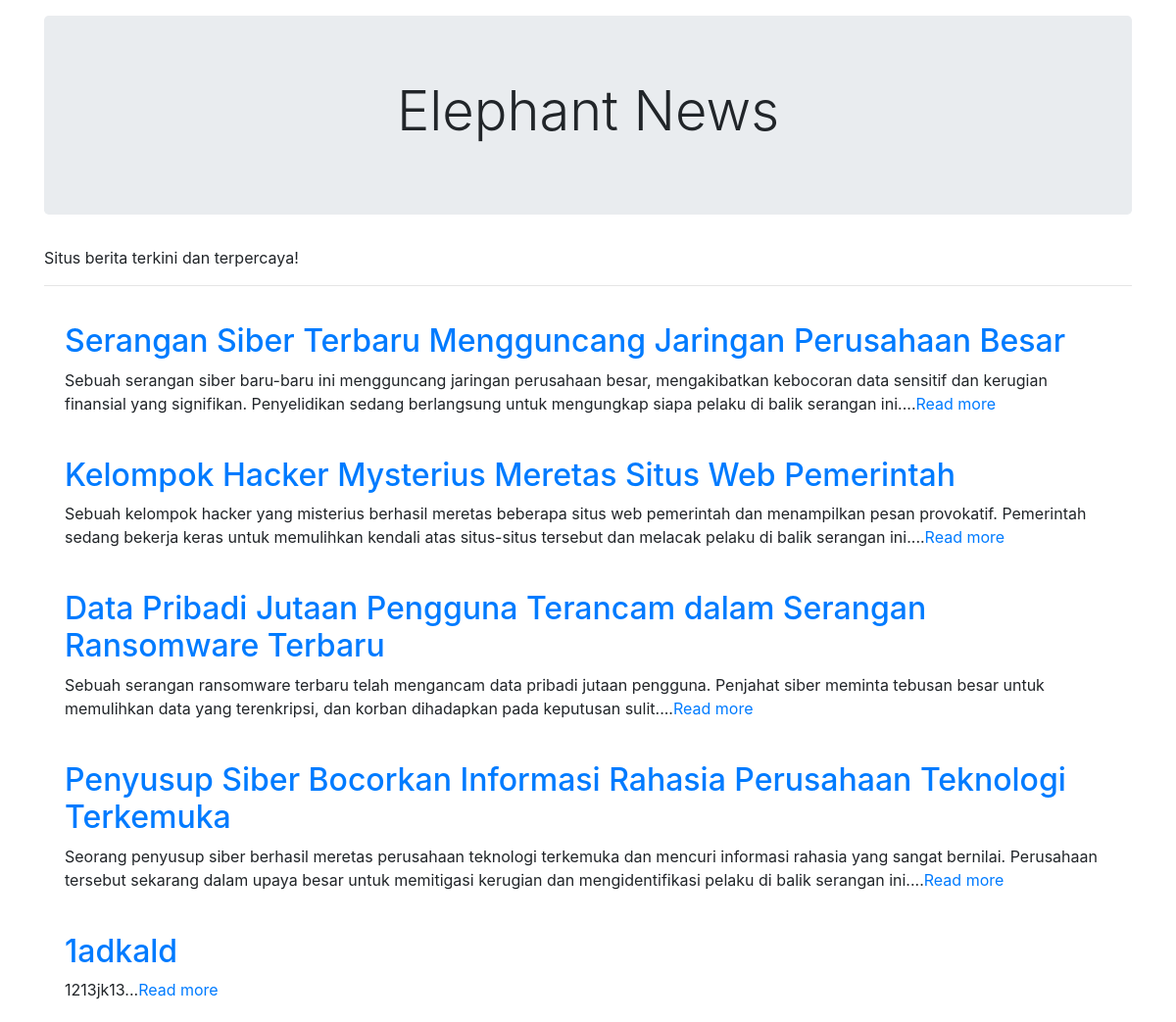
The page / on the database its author committed.
### tables this page shows
CREATE TABLE `halaman_utama` (
  `id` int(11) NOT NULL,
  `judul_web` varchar(250) NOT NULL,
  `text_berjalan` varchar(250) NOT NULL
);

CREATE TABLE `berita` (
  `id` int(11) NOT NULL,
  `judul` varchar(231) NOT NULL,
  `isi` varchar(500) NOT NULL
);

### home.php (the view, shortened to what this page needs)
<?php
$query = mysqli_query($conn, "SELECT * FROM berita");
?>
<?php if (isset($_GET['id'])) { ?>
    <table cellspacing="21" cellpadding="21">
        <?php while ($row = mysqli_fetch_array($query)) { ?>
            <tr>
                <td>
                    <a href="?page=home.php&id=<?= $row['id']; ?>" class="judul">
                        <h2><?= $row['judul']; ?></h2>
                    </a>
                </td>
            </tr>
            <tr>
                <td><?= $row['isi']; ?></td>
            </tr>
            <tr>
                <td><a href="?page=home.php">Kembali</a></td>
            </tr>
        <?php } ?>
    </table>
<?php } else { ?>
    <table cellspacing="21" cellpadding="21">
        <?php while ($row = mysqli_fetch_array($query)) { ?>
            <tr>
                <td>
                    <a href="?page=home.php&id=<?= $row['id']; ?>" class="judul">
                        <h2><?= $row['judul']; ?></h2>
                    </a>
                    <?= substr($row['isi'], 0, 300); ?>...<a href="?page=home.php&id=<?= $row['id']; ?>">Read more</a>
                </td>
            </tr>
        <?php } ?>
    </table>
<?php } ?>

### index.php (shortened to what this page needs)
<?php
include 'config/config.php';
$query = mysqli_query($conn, "SELECT judul_web FROM halaman_utama WHERE id = 1");
$row = mysqli_fetch_assoc($query);
$judul_web = $row['judul_web'];
$query_text_berjalan = mysqli_query($conn, "SELECT text_berjalan FROM halaman_utama WHERE id = 1");
$row_text_berjalan = mysqli_fetch_assoc($query_text_berjalan);
$text_berjalan = $row_text_berjalan['text_berjalan'];
?>
<!DOCTYPE html>
<html lang="en">
<head>
    <link rel="stylesheet" href="css/bootstrap.min.css">
</head>
<body>
    <div class="container">
        <div class="jumbotron mt-3">
            <h1 class="display-4 text-center"><?= $judul_web; ?></h1>
        </div>
        <div class="row">
            <div class="col">
                <marquee><?= $text_berjalan; ?></marquee>
            </div>
        </div>
        <hr>
        <?php
        if (isset($_GET['page'])) {
            include $_GET['page'];
        } else {
            include 'home.php';
        }
        ?>
    </div>
</body>
</html>

### rows shown on the page
halaman_utama: judul_web "Elephant News", text_berjalan "Situs berita terkini dan terpercaya!"
berita: judul "Serangan Siber Terbaru Mengguncang Jaringan Perusahaan Besar", isi "Sebuah serangan siber baru-baru ini mengguncang jaringan perusahaan besar, mengakibatkan kebocoran data sensitif dan kerugian finansial yang signifikan. Penyelidikan sedang berlangsung untuk mengungkap siapa pelaku di balik serangan ini."
berita: judul "Kelompok Hacker Mysterius Meretas Situs Web Pemerintah", isi "Sebuah kelompok hacker yang misterius berhasil meretas beberapa situs web pemerintah dan menampilkan pesan provokatif. Pemerintah sedang bekerja keras untuk memulihkan kendali atas situs-situs tersebut dan melacak pelaku di balik serangan ini."
berita: judul "Data Pribadi Jutaan Pengguna Terancam dalam Serangan Ransomware Terbaru", isi "Sebuah serangan ransomware terbaru telah mengancam data pribadi jutaan pengguna. Penjahat siber meminta tebusan besar untuk memulihkan data yang terenkripsi, dan korban dihadapkan pada keputusan sulit."
berita: judul "Penyusup Siber Bocorkan Informasi Rahasia Perusahaan Teknologi Terkemuka", isi "Seorang penyusup siber berhasil meretas perusahaan teknologi terkemuka dan mencuri informasi rahasia yang sangat bernilai. Perusahaan tersebut sekarang dalam upaya besar untuk memitigasi kerugian dan mengidentifikasi pelaku di balik serangan ini."
berita: judul "1adkald", isi "1213jk13"
